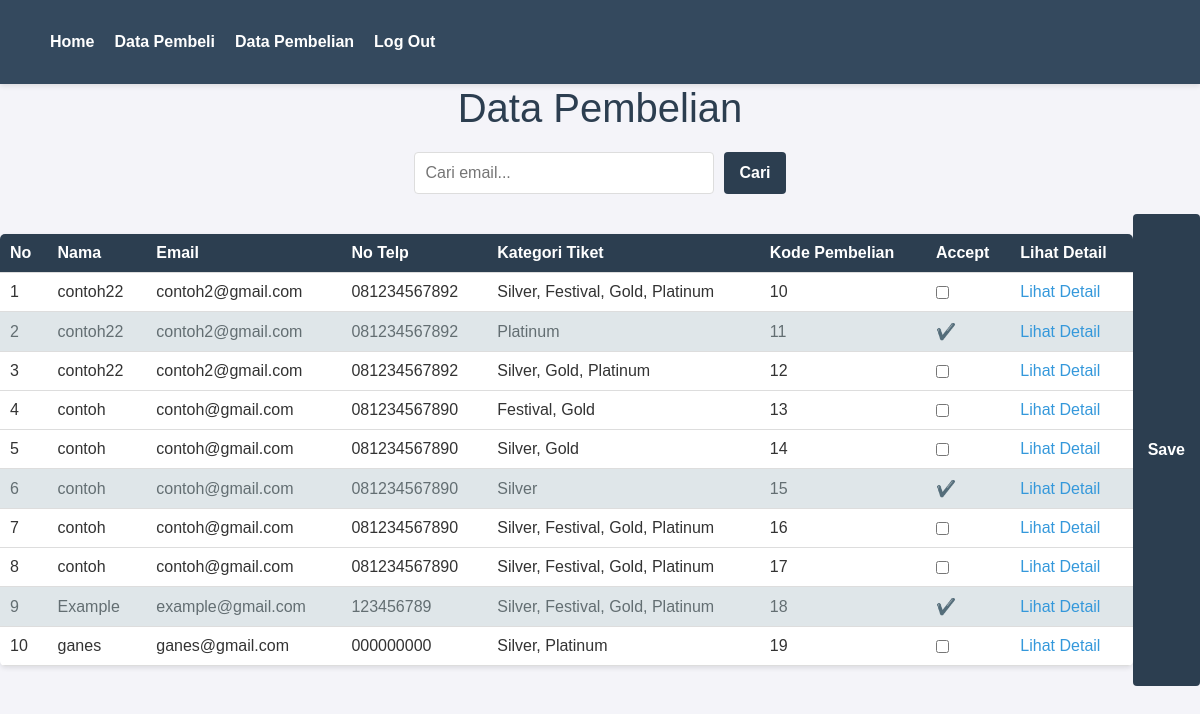
Page /tugasakhir/data_pembelian.php (signed in) on the committed database.
### tables this page shows
CREATE TABLE `pembelian` (
  `id_pembelian` int(11) NOT NULL,
  `tgl_pembelian` datetime NOT NULL DEFAULT current_timestamp(),
  `kategori` varchar(50) NOT NULL,
  `jml_tiket` int(11) NOT NULL,
  `metode_pembayaran` varchar(20) NOT NULL,
  `id_pembeli` int(11) NOT NULL,
  `total_price` int(11) NOT NULL,
  `jml_per_tiket` varchar(20) NOT NULL,
  `harga_per_tiket` varchar(50) NOT NULL,
  `status` varchar(20) NOT NULL DEFAULT 'pending'
);

CREATE TABLE `pembeli` (
  `id_pembeli` int(11) NOT NULL,
  `nama` varchar(30) NOT NULL,
  `email` varchar(30) NOT NULL,
  `no_telp` varchar(15) NOT NULL,
  `password` varchar(20) NOT NULL
);

### tugasakhir/data_pembelian.php (the view, shortened to what this page needs)
<?php include 'a_navbar.php'; ?>
<?php
include 'php/koneksi.php';
$search = $_GET['search'] ?? '';
$sql = $search ?
    "SELECT pembelian.*, pembeli.nama, pembeli.email, pembeli.no_telp FROM pembelian
     JOIN pembeli ON pembelian.id_pembeli = pembeli.id_pembeli
     WHERE pembeli.email LIKE '%$search%'" :
    "SELECT pembelian.*, pembeli.nama, pembeli.email, pembeli.no_telp FROM pembelian
     JOIN pembeli ON pembelian.id_pembeli = pembeli.id_pembeli";
$result = $konek->query($sql);
?>
<!DOCTYPE html>
<html lang="en">
<head>
    <link href="https://cdn.jsdelivr.net/npm/bootstrap@5.3.3/dist/css/bootstrap.min.css" rel="stylesheet">
    <link rel="stylesheet" href="styleadmin.css" />
</head>
<body>
    <h1>Data Pembelian</h1>
    <form method="get" action="">
        <input type="text" name="search" placeholder="Cari email..." value="<?= htmlspecialchars($search) ?>">
        <button type="submit">Cari</button>
    </form>
    <form method="post" action="save.php">
        <table>
            <thead>
                <tr>
                    <th>No</th>
                    <th>Nama</th>
                    <th>Email</th>
                    <th>No Telp</th>
                    <th>Kategori Tiket</th>
                    <th>Kode Pembelian</th>
                    <th>Accept</th>
                    <th>Lihat Detail</th>
                </tr>
            </thead>
            <tbody>
                <?php if ($result && $result->num_rows > 0): ?>
                    <?php $no = 1; ?>
                    <?php while ($row = $result->fetch_assoc()): ?>
                        <tr class="<?= $row['status'] === 'accepted' ? 'accepted' : '' ?>">
                            <td><?= $no++ ?></td>
                            <td><?= htmlspecialchars($row['nama']) ?></td>
                            <td><?= htmlspecialchars($row['email']) ?></td>
                            <td><?= htmlspecialchars($row['no_telp']) ?></td>
                            <td><?= htmlspecialchars($row['kategori']) ?></td>
                            <td><?= htmlspecialchars($row['id_pembelian']) ?></td>
                            <td>
                                <?php if ($row['status'] !== 'accepted'): ?>
                                    <input type="checkbox" name="accepted_ids[]" value="<?= $row['id_pembelian'] ?>">
                                <?php else: ?>
                                    <span>✔️</span>
                                <?php endif; ?>
                            </td>
                            <td>
                                <a href="detail_pembelian.php?id=<?= $row['id_pembelian'] ?>">Lihat Detail</a>
                            </td>
                        </tr>
                    <?php endwhile; ?>
                <?php else: ?>
                    <tr>
                        <td colspan="8">Tidak ada data ditemukan.</td>
                    </tr>
                <?php endif; ?>
            </tbody>
        </table>
        <button type="submit">Save</button>
    </form>
</body>
</html>

### tugasakhir/styleadmin.css (style rules this page uses)
body { font-family: 'Arial', sans-serif; margin: 0; padding: 0; background-color: #f4f4f9; color: #333; }
h1, h2 { text-align: center; color: #2c3e50; }
a { text-decoration: none; color: #3498db; }
table { width: 95%; margin: 20px auto; border-collapse: collapse; background: white; box-shadow: 0 2px 5px rgba(0, 0, 0, 0.1); overflow: hidden; border-radius: 5px; }
table th, table td { padding: 10px; text-align: left; border-bottom: 1px solid #ddd; }
table th { background-color: #2c3e50; color: white; }
table tr.accepted { background-color: #dfe6e9; color: #636e72; }
form { display: flex; justify-content: center; margin: 20px 0; }
form input[type="text"] { padding: 8px 10px; width: 300px; border: 1px solid #ddd; border-radius: 4px; margin-right: 10px; }
form button { background-color: #2c3e50; color: white; padding: 8px 15px; border: none; border-radius: 4px; cursor: pointer; transition: background 0.3s ease; }
button { padding: 10px 15px; background-color: #2c3e50; color: white; border: none; border-radius: 5px; cursor: pointer; font-weight: bold; transition: background-color 0.3s ease; }

### rows in the picture
pembelian: id_pembeli.nama "contoh22", id_pembeli.email "contoh2@gmail.com", id_pembeli.no_telp "081234567892", kategori "Silver, Festival, Gold, Platinum", id_pembelian "10"
pembelian: id_pembeli.nama "contoh22", id_pembeli.email "contoh2@gmail.com", id_pembeli.no_telp "081234567892", kategori "Platinum", id_pembelian "11"
pembelian: id_pembeli.nama "contoh22", id_pembeli.email "contoh2@gmail.com", id_pembeli.no_telp "081234567892", kategori "Silver, Gold, Platinum", id_pembelian "12"
pembelian: id_pembeli.nama "contoh", id_pembeli.email "contoh@gmail.com", id_pembeli.no_telp "081234567890", kategori "Festival, Gold", id_pembelian "13"
pembelian: id_pembeli.nama "contoh", id_pembeli.email "contoh@gmail.com", id_pembeli.no_telp "081234567890", kategori "Silver, Gold", id_pembelian "14"
pembelian: id_pembeli.nama "contoh", id_pembeli.email "contoh@gmail.com", id_pembeli.no_telp "081234567890", kategori "Silver", id_pembelian "15"
pembelian: id_pembeli.nama "contoh", id_pembeli.email "contoh@gmail.com", id_pembeli.no_telp "081234567890", kategori "Silver, Festival, Gold, Platinum", id_pembelian "16"
pembelian: id_pembeli.nama "contoh", id_pembeli.email "contoh@gmail.com", id_pembeli.no_telp "081234567890", kategori "Silver, Festival, Gold, Platinum", id_pembelian "17"
pembelian: id_pembeli.nama "Example", id_pembeli.email "example@gmail.com", id_pembeli.no_telp "123456789", kategori "Silver, Festival, Gold, Platinum", id_pembelian "18"
pembelian: id_pembeli.nama "ganes", id_pembeli.email "ganes@gmail.com", id_pembeli.no_telp "000000000", kategori "Silver, Platinum", id_pembelian "19"
